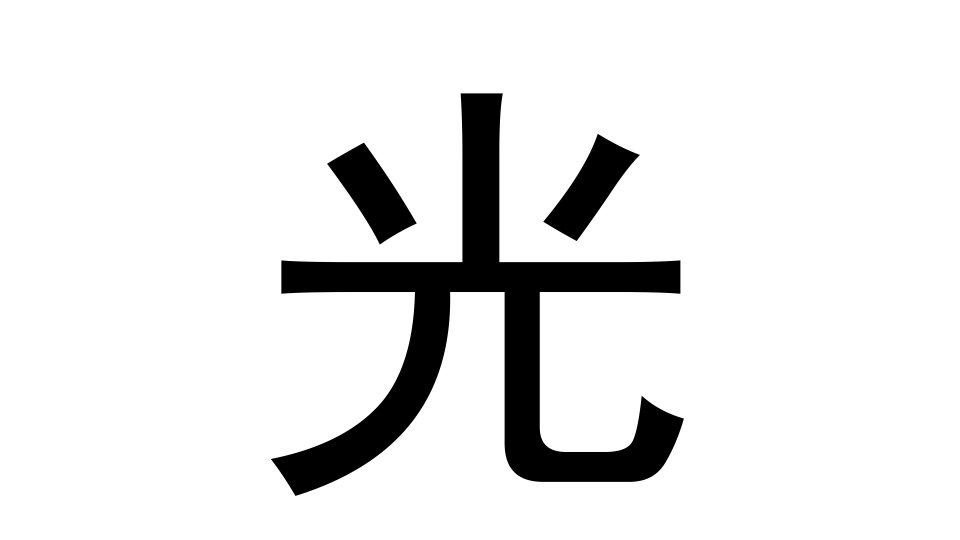
#> input picture light_1080p.png, 1920 x 1080 px (shown at 1/2 size)
$ python wkx_GS.py
#> lines starting #> are read from the running program, lines starting #| are printed output that depends on the picture
from PIL import Image
import numpy as np
from scipy.fftpack import fft2, ifft2, fftshift
import matplotlib.pyplot as plt
from tqdm import tqdm


class GS:
    def __init__(self, image):
        self.raw_image = np.array(image)
        self.width, self.height = self.raw_image.shape[0], self.raw_image.shape[1]
        self.amplitude = self.norm_amplitude()
        self.phase = 2 * np.pi * np.random.rand(self.width, self.height)
        # 初始复振幅
        self.complex_amplitude = self.amplitude * np.exp(1j * self.phase)
        self.RMSE = None
        # 相位全息
        self.phase_result = None
        self.result = None

    def norm_amplitude(self):
        return self.raw_image / np.max(self.raw_image)

    def train(self, epoch=500):
        self.RMSE = np.zeros(epoch)
        for i in tqdm(range(epoch)):
            # 逆傅立叶变换到频域
            freq_img = ifft2(fftshift(self.complex_amplitude))
            # 取相位值, 频域作全1幅值约束，相位全息图
            # f_img_norm = 1 * freq_img / np.abs(freq_img)
            f_img_phase = np.angle(freq_img)
            f_img_norm = self.amplitude * np.exp(1j * f_img_phase)
            # 作傅里叶变换返回空域
            space_img = fft2(fftshift(f_img_norm))
            error = np.abs(self.amplitude) - fftshift(np.abs(space_img) / np.max(space_img))
            self.RMSE[i] = np.sqrt(np.mean(np.power(error, 2)))
            # 引入反馈调节
            self.complex_amplitude = np.abs(self.amplitude) * (space_img / np.abs(space_img))
        self.phase_result = np.abs(f_img_phase)
        self.result = np.abs(fftshift(space_img))

        plt.figure(0)
        plt.imshow(self.raw_image, cmap="gray")
        # 相位原件分布
        plt.figure(1)
        plt.imshow(self.phase_result, cmap="gray")
        # 模拟衍射输出
        plt.figure(2)
        plt.imshow(self.format_image(self.result), cmap="gray")
        plt.figure(3)
        plt.plot(list(range(epoch)), self.RMSE)
        plt.show()

    def format_image(self, img):
        img = img * 255 / np.max(img)
        img = img.astype(np.uint8)
        return img


if __name__ == "__main__":
    image_path = "light_1080p.png"
    g = Image.open(image_path, mode="r")
#> g is the input picture: PIL image 1920x1080 RGB; min 0, max 255, mean 231.3
    # convert RGB image to Gray image
    g = g.convert("L")
#> g: PIL image 1920x1080 L
    # Resize
    g = g.resize((512, 512), Image.BILINEAR)
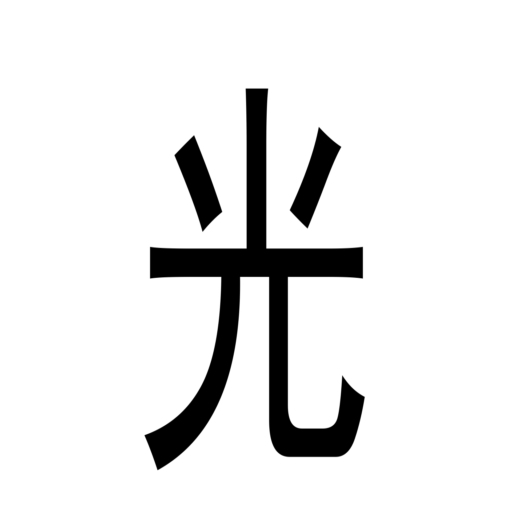
#> g: PIL image 512x512 L; min 0, max 255, mean 231.3
    # G = np.array(g)
    gs = GS(g)
    gs.train()
#> the loop in train, `for i in tqdm(range(epoch)):` made 500 passes
#> pass 1, in train, `f_img_phase = np.angle(freq_img)`:
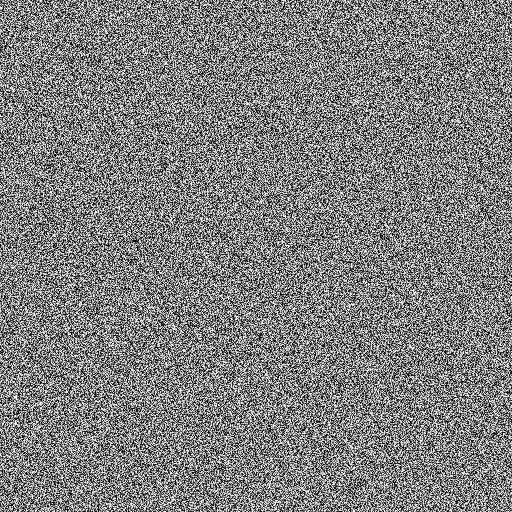
#> f_img_phase: shape (512, 512) float64; min -3.14, max 3.14, mean -0.00514; drawn with min black and max white
#> pass 2, in train, `f_img_phase = np.angle(freq_img)`:
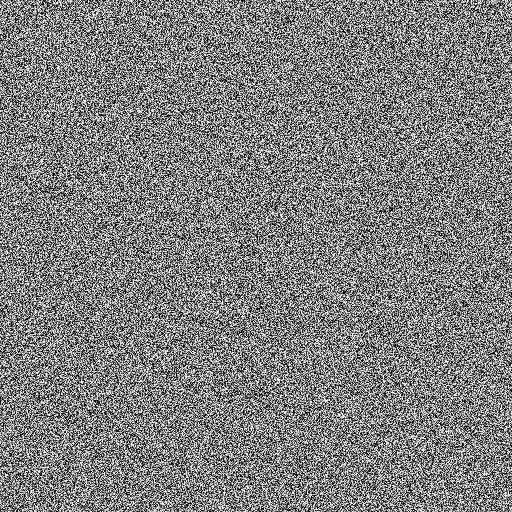
#> f_img_phase: shape (512, 512) float64; min -3.14, max 3.14, mean 0.00385; drawn with min black and max white
#> pass 3, in train, `f_img_phase = np.angle(freq_img)`:
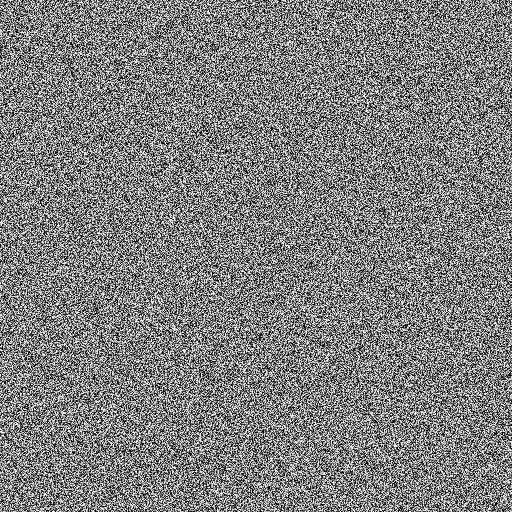
#> f_img_phase: shape (512, 512) float64; min -3.14, max 3.14, mean -0.00283; drawn with min black and max white
#> after the loop in train, `for i in tqdm(range(epoch)):`: self.RMSE = 500 values, max 0.607 at index 0, min 0.459 at index 483, mean 0.497
#> in train, `self.phase_result = np.abs(f_img_phase)`:
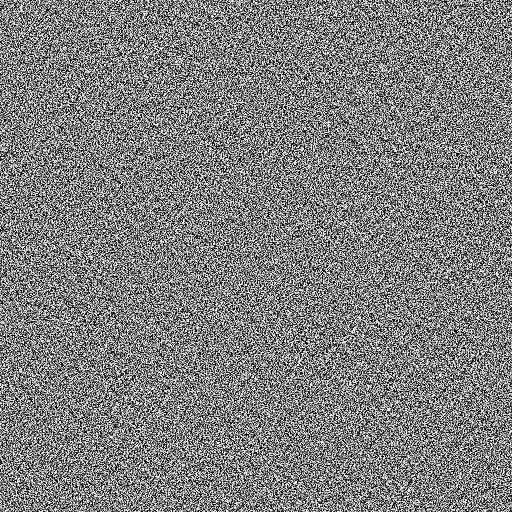
#> self.phase_result: shape (512, 512) float64; min 4.23e-06, max 3.14, mean 1.57; drawn with min black and max white
#> in train, `self.result = np.abs(fftshift(space_img))`:
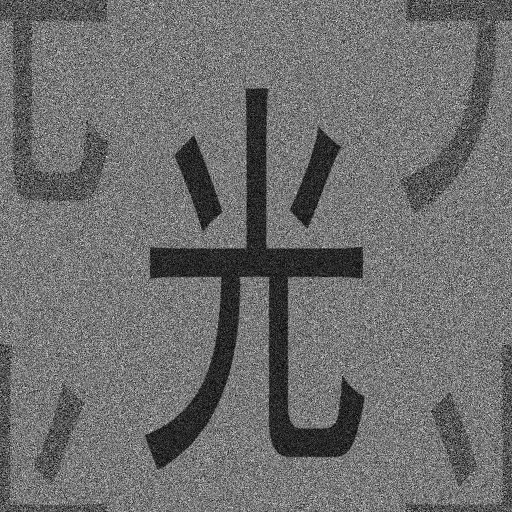
#> self.result: shape (512, 512) float64; min 1.97, max 1059.8, mean 462.4; drawn with min black and max white
#> in train, `plt.show()`:
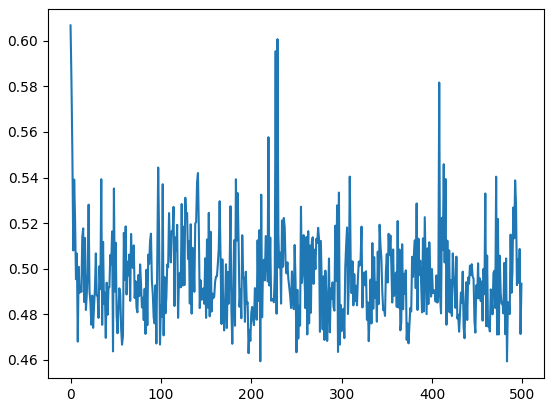
#> figure drawn by matplotlib, 1 panel; curve peaks at x = 0, y = 0.607
